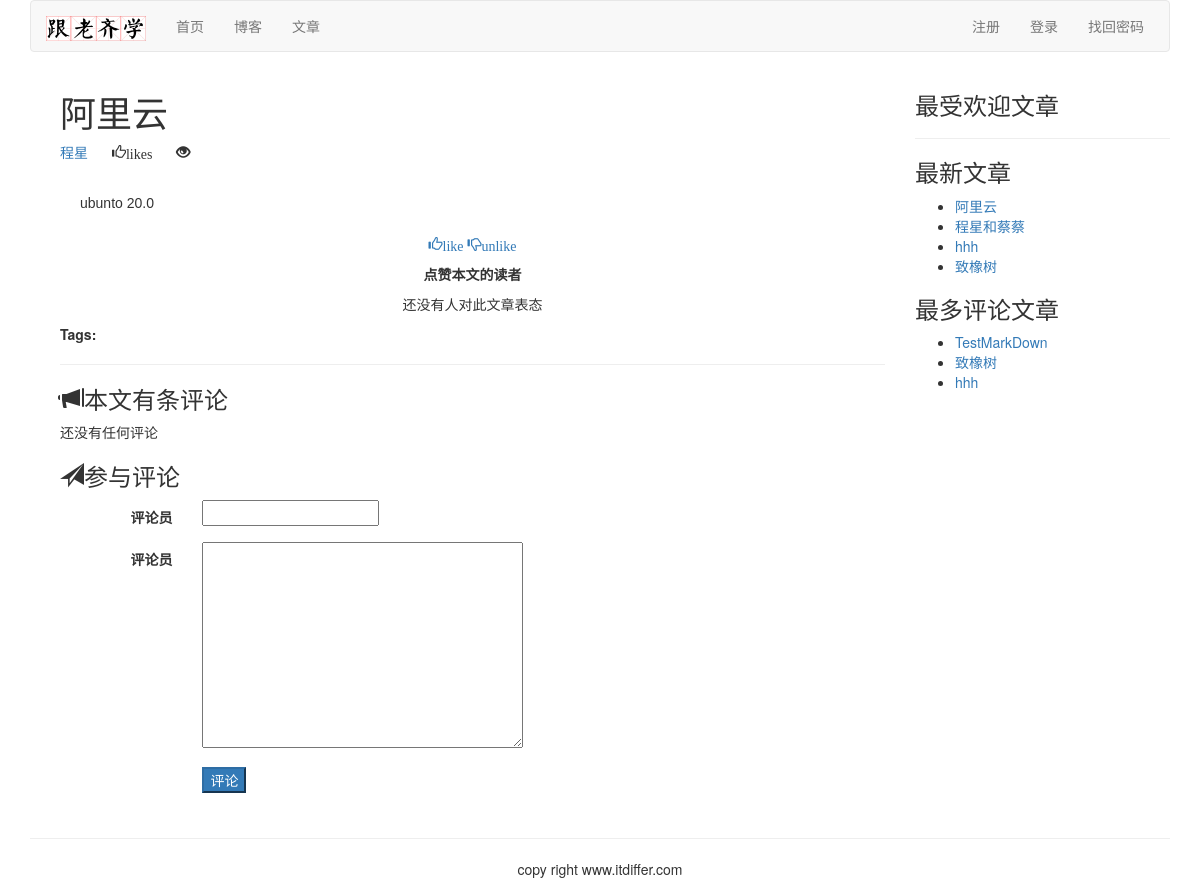
/article/list-article-detail/7/A-Li-Yun/, run on an earlier commit of the app's database.
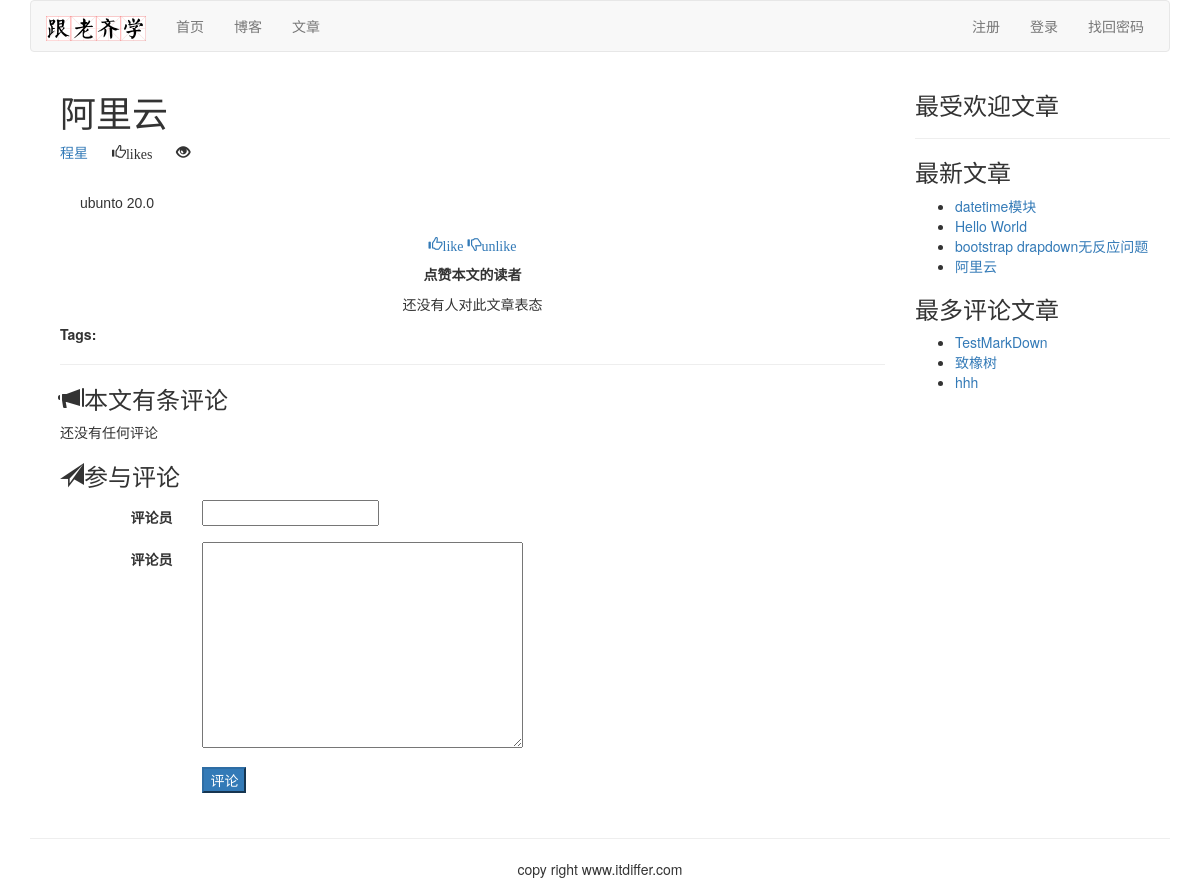
And on a later commit of the database.
### article/models.py (models this page shows, shortened)
class ArticlePost(models.Model):
    author = models.ForeignKey(User, related_name="article", on_delete=models.CASCADE)
    title = models.CharField(max_length=200)
    slug = models.SlugField(max_length=500)
    column = models.ForeignKey(ArticleColumn, related_name='article_column', on_delete=models.CASCADE)
    body = models.TextField()
    created = models.DateTimeField(default=timezone.now)
    updated = models.DateTimeField(auto_now=True)
    users_like = models.ManyToManyField(User, related_name='articles_like', blank=True)
    article_tag = models.ManyToManyField(ArticleTag, related_name='article_tag', blank=True)
    class Meta:
        ordering = ('-created',)
        index_together = (('id', 'slug'),)
    def get_url_path(self):
        return reverse('article:list_article_detail', args=[self.id, self.slug])

### article/list_views.py (the view)
# urls.py: re_path(r'^article-detail/(?P<id>\d+)/(?P<slug>[-\w]+)/$', views.article_detail, name='article_detail'),
def article_detail(request, id, slug):
    article = get_object_or_404(ArticlePost, id=id, slug=slug)
    total_views = r.incr("article:{}:views".format(article.id))
    r.zincrby('article_ranking', 1, article.id)  # zincrby(name, amount=1, value)
    article_ranking = r.zrange('article_ranking', 0, -1, desc=True)[:10]
    article_ranking_ids = [int(id) for id in article_ranking]
    most_viewed = list(ArticlePost.objects.filter(id__in=article_ranking_ids))
    most_viewed.sort(key=lambda x: article_ranking_ids.index(x.id))
    if request.method == "POST":
        comment_form = CommentsForm(data=request.POST)
        if comment_form.is_valid():
            new_comment = comment_form.save(commit=False)
            new_comment.article = article
            new_comment.save()
    else:
        comment_form = CommentsForm()
    return render(request, 'article/list/article_detail.html', {'article': article, 'total_views': total_views, 'most_viewed':most_viewed, 'comment_form':comment_form})

### article/forms.py
class CommentsForm(forms.ModelForm):
    class Meta:
        model = Comments
        fields = ('commentator', 'body',)

### article/templatetags/article_tags.py (called while the page is built)
@register.inclusion_tag('article/list/latest_articles.html')
def latest_articles(n=5):
    latest_articles = ArticlePost.objects.order_by("-created")[:n]
    return {"latest_articles": latest_articles}

@register.simple_tag
def most_commented_articles(n=3):
    return ArticlePost.objects.annotate(total_comments=Count('comments')).order_by("-total_comments")[:n]

@register.filter(name='markdown')
def markdown_filter(text):
    return mark_safe(markdown.markdown(text))

### templates/article/list/article_detail.html (shortened to what this page needs)
{% extends "base.html" %}
{% load static %}
{% load article_tags %}
{% block content %}
<div class="container">
<div class="col-md-9">
{% with total_likes=article.users_like.count users_like=article.users_like.all %}
<div>
    <header>
        <h1>{{ article.title }}</h1>
        <p>
            <a href="{% url 'article:author_articles' article.author.username %}">
                {{ article.author.username }}
            </a>
            <span style="margin-left: 20px" class="glyphicon glyphicon-thumbs-up">{{ total_like }}like{{ total_likes | pluralize }}</span>
            <span style="margin-left: 20px" class="glyphicon glyphicon-eye-open">{{ total_views }}</span>
        </p>
    </header>
    <link rel="stylesheet" href="{% static 'editor/css/editormd.preview.css' %}" />
    <div id='editormd-view'>
        {{ article.body | markdown}}
    </div>
    <div>
        <p class="text-center">
            <a onclick="like_article({{ article.id }}, 'like')" href="#">
                <span class="glyphicon glyphicon-thumbs-up">like</span>
            </a>
            <a onclick="like_article({{ article.id }}, 'unlike')" href="#">
                <span class="glyphicon glyphicon-thumbs-down">unlike</span>
            </a>
        </p>
    </div>
    <div>
        <p class="text-center"><strong>点赞本文的读者</strong></p>
        {% for user in article.users_like.all %}
            <p class="text-center">{{ user.username }}</p>
            {% empty %}
            <p class="text-center">还没有人对此文章表态</p>
        {% endfor %}
    </div>
    <p><span style="margin-right: 10px"><strong>Tags:</strong></span>{{ article.article_tag.all | join:', ' }}</p>
    <hr>
    <div>
        <h3><span class="glyphicon glyphicon-bullhorn"></span>本文有{{ comments.count }}条评论</h3>
        {% for comment in article.comments.all %}
            <div>
                <p><strong>{{ comment.commentator }}</strong>说：</p>
                <p style="margin-left: 40px">{{ comment.body }}</p>
            </div>
            {% empty %}
            <p>还没有任何评论</p>
        {% endfor %}
        <h3><span class="glyphicon glyphicon-send"></span>参与评论</h3>
        <form action="." method="post" class="form-horizontal" role="form">{% csrf_token %}
        <div class="form-group">
            <label for="inputEmail3" class="col-sm-2 control-label">评论员</label>
            <div class="col-sm-10">
                {{ comment_form.commentator }}
            </div>
        </div>
        <div class="form-group">
            <label for="inputEmail3" class="col-sm-2 control-label">评论员</label>
            <div class="col-sm-10">
                {{ comment_form.body }}
            </div>
        </div>
        <div class="form-group">
            <div class="col-sm-offset-2 col-sm-10">
                <p><input type="submit" name="" value="评论" class="btn-primary"></p>
            </div>
        </div>
        </form>
    </div>
</div>
{% endwith %}
</div>
<div class="col-md-3">
    <p class="text-center"><h3>最受欢迎文章</h3></p>
    <hr>
    <p class="text-center"><h3>最新文章</h3></p>
    {% latest_articles 4 %}
    <p class="text-center"><h3>最多评论文章</h3></p>
    {% most_commented_articles as most_commented %}
    <ul>
        {% for comment_article in most_commented %}
            <li>
            <a href="{{ comment_article.get_url_path }}">{{ comment_article.title }}</a>
            </li>
        {% endfor %}
    </ul>
</div>
</div>
{% endblock %}

### templates/article/list/latest_articles.html
<ul>
    {% for article in latest_articles %}
    <li>
        <a href="{{ article.get_url_path }}">{{ article.title }}</a>
    </li>
    {% endfor %}
</ul>

What changed in the data, as far as the page shows it:
no longer on this page (row unchanged): ArticlePost: title "程星和蔡蔡", shown under "最新文章"
no longer on one of the page's lists (row unchanged): ArticlePost: title "致橡树"
no longer on one of the page's lists (row unchanged): ArticlePost: title "hhh"
added ArticlePost: title "datetime模块", shown under "最新文章"
added ArticlePost: title "Hello World", shown under "最新文章"
added ArticlePost: title "bootstrap drapdown无反应问题", shown under "最新文章"
